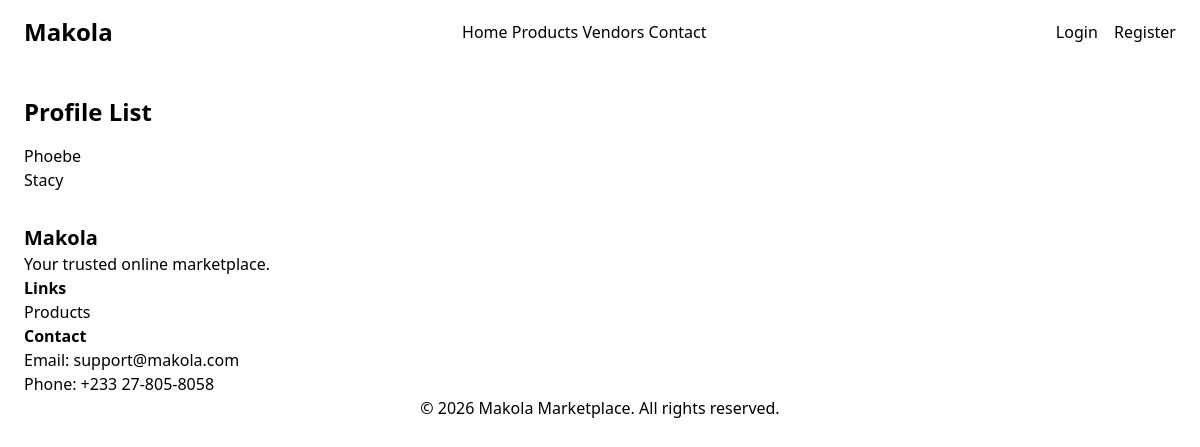
The app's page /makola/profile/list/, older data.
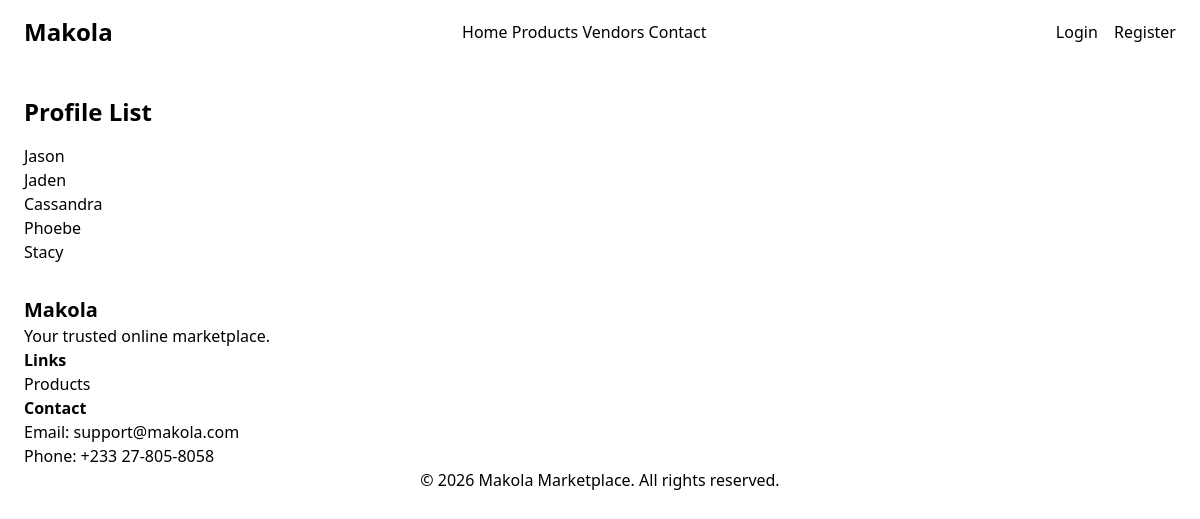
The same page, newer data.
### makola/models.py (models this page shows, shortened)
class Profile(AbstractUser):
    USER_TYPES = (
        ('buyer', 'Buyer'),
        ('seller', 'Seller'),
    )
    name = models.CharField(max_length=100)
    username = models.CharField(max_length=150, unique=True)
    phone_number = models.CharField(max_length=20)
    address = models.CharField(max_length=255)
    bio = models.TextField()
    user_type = models.CharField(max_length=10, choices=USER_TYPES)
    created_at = models.DateTimeField(auto_now_add=True)

### makola/views.py (the view)
# urls.py: path('profile/list/', views.ProfileListView.as_view(), name='list-profiles'),
class ProfileListView(ListView):
    model = Profile
    template_name = 'makola/profile_list.html'
    context_object_name = 'profiles'
    paginate_by = 10  # Display 10 profiles per page
    ordering = ['-created_at']  # Order profiles by creation date (newest first)

### makola/templates/makola/profile_list.html (shortened to what this page needs)
{% extends "makola/base.html" %}
{% block content %}
    <div class="max-w-7xl mx-auto px-6 py-8">
        <h2 class="text-2xl font-bold mb-4">Profile List</h2>
        <ul>
            {% for profile in object_list %}
                <li>
                    <a href="{% url 'makola:profile-detail' profile.pk %}">{{ profile.name }}</a>
                </li>
            {% endfor %}
        </ul>
    </div>
{% endblock %}

Row changes from the older to the newer data that the page shows:
added Profile: name "Jason"
added Profile: name "Jaden"
added Profile: name "Cassandra"
